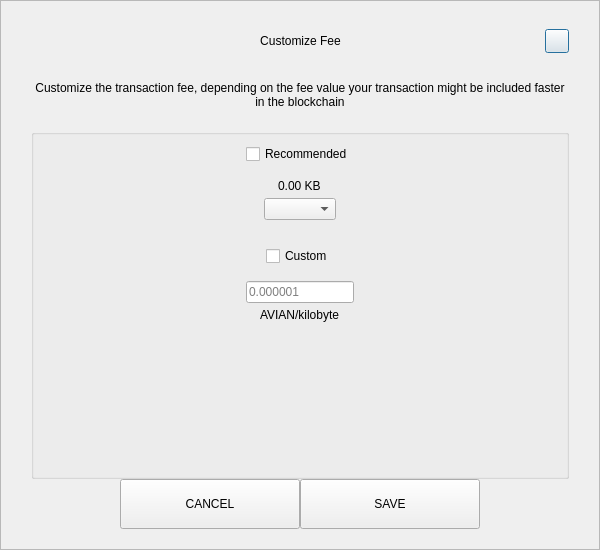
<?xml version="1.0" encoding="UTF-8"?>
<ui version="4.0">
 <class>SendCustomFeeDialog</class>
 <widget class="QDialog" name="SendCustomFeeDialog">
  <property name="geometry">
   <rect>
    <x>0</x>
    <y>0</y>
    <width>600</width>
    <height>550</height>
   </rect>
  </property>
  <property name="windowTitle">
   <string>Form</string>
  </property>
  <layout class="QVBoxLayout" name="verticalLayout_3">
   <property name="spacing">
    <number>0</number>
   </property>
   <property name="leftMargin">
    <number>0</number>
   </property>
   <property name="topMargin">
    <number>0</number>
   </property>
   <property name="rightMargin">
    <number>0</number>
   </property>
   <property name="bottomMargin">
    <number>0</number>
   </property>
   <item>
    <widget class="QFrame" name="frame">
     <property name="styleSheet">
      <string notr="true"/>
     </property>
     <property name="frameShape">
      <enum>QFrame::StyledPanel</enum>
     </property>
     <property name="frameShadow">
      <enum>QFrame::Raised</enum>
     </property>
     <layout class="QVBoxLayout" name="verticalLayout_2">
      <property name="spacing">
       <number>0</number>
      </property>
      <property name="leftMargin">
       <number>30</number>
      </property>
      <property name="topMargin">
       <number>20</number>
      </property>
      <property name="rightMargin">
       <number>30</number>
      </property>
      <property name="bottomMargin">
       <number>20</number>
      </property>
      <item>
       <layout class="QHBoxLayout" name="horizontalLayout_3">
        <property name="spacing">
         <number>0</number>
        </property>
        <item>
         <spacer name="horizontalSpacer_21">
          <property name="orientation">
           <enum>Qt::Horizontal</enum>
          </property>
          <property name="sizeHint" stdset="0">
           <size>
            <width>40</width>
            <height>20</height>
           </size>
          </property>
         </spacer>
        </item>
        <item>
         <widget class="QLabel" name="labelTitle">
          <property name="minimumSize">
           <size>
            <width>0</width>
            <height>40</height>
           </size>
          </property>
          <property name="maximumSize">
           <size>
            <width>16777215</width>
            <height>40</height>
           </size>
          </property>
          <property name="styleSheet">
           <string notr="true">padding-left:24px;</string>
          </property>
          <property name="text">
           <string>Customize Fee</string>
          </property>
          <property name="alignment">
           <set>Qt::AlignCenter</set>
          </property>
          <property name="margin">
           <number>7</number>
          </property>
         </widget>
        </item>
        <item>
         <spacer name="horizontalSpacer">
          <property name="orientation">
           <enum>Qt::Horizontal</enum>
          </property>
          <property name="sizeHint" stdset="0">
           <size>
            <width>40</width>
            <height>20</height>
           </size>
          </property>
         </spacer>
        </item>
        <item>
         <widget class="QPushButton" name="btnEsc">
          <property name="minimumSize">
           <size>
            <width>24</width>
            <height>24</height>
           </size>
          </property>
          <property name="maximumSize">
           <size>
            <width>24</width>
            <height>24</height>
           </size>
          </property>
          <property name="text">
           <string/>
          </property>
         </widget>
        </item>
       </layout>
      </item>
      <item>
       <spacer name="verticalSpacer_2">
        <property name="orientation">
         <enum>Qt::Vertical</enum>
        </property>
        <property name="sizeType">
         <enum>QSizePolicy::Fixed</enum>
        </property>
        <property name="sizeHint" stdset="0">
         <size>
          <width>20</width>
          <height>20</height>
         </size>
        </property>
       </spacer>
      </item>
      <item>
       <widget class="QLabel" name="labelMessage">
        <property name="text">
         <string>Customize the transaction fee, depending on the fee value your transaction might be included faster in the blockchain</string>
        </property>
        <property name="alignment">
         <set>Qt::AlignCenter</set>
        </property>
        <property name="wordWrap">
         <bool>true</bool>
        </property>
       </widget>
      </item>
      <item>
       <spacer name="verticalSpacer_3">
        <property name="orientation">
         <enum>Qt::Vertical</enum>
        </property>
        <property name="sizeType">
         <enum>QSizePolicy::Fixed</enum>
        </property>
        <property name="sizeHint" stdset="0">
         <size>
          <width>20</width>
          <height>20</height>
         </size>
        </property>
       </spacer>
      </item>
      <item>
       <widget class="QGroupBox" name="groupBox">
        <property name="title">
         <string/>
        </property>
        <layout class="QVBoxLayout" name="verticalLayout">
         <property name="leftMargin">
          <number>12</number>
         </property>
         <property name="rightMargin">
          <number>12</number>
         </property>
         <item>
          <layout class="QVBoxLayout" name="verticalLayout_4">
           <property name="spacing">
            <number>5</number>
           </property>
           <item alignment="Qt::AlignHCenter">
            <widget class="QCheckBox" name="checkBoxRecommended">
             <property name="text">
              <string>Recommended</string>
             </property>
            </widget>
           </item>
           <item>
            <spacer name="verticalSpacer_5">
             <property name="orientation">
              <enum>Qt::Vertical</enum>
             </property>
             <property name="sizeType">
              <enum>QSizePolicy::Fixed</enum>
             </property>
             <property name="sizeHint" stdset="0">
              <size>
               <width>20</width>
               <height>10</height>
              </size>
             </property>
            </spacer>
           </item>
           <item alignment="Qt::AlignHCenter">
            <widget class="QLabel" name="labelFee">
             <property name="text">
              <string>0.00 KB</string>
             </property>
            </widget>
           </item>
           <item alignment="Qt::AlignHCenter">
            <widget class="QComboBox" name="comboBoxRecommended"/>
           </item>
          </layout>
         </item>
         <item>
          <spacer name="verticalSpacer">
           <property name="orientation">
            <enum>Qt::Vertical</enum>
           </property>
           <property name="sizeType">
            <enum>QSizePolicy::Fixed</enum>
           </property>
           <property name="sizeHint" stdset="0">
            <size>
             <width>20</width>
             <height>20</height>
            </size>
           </property>
          </spacer>
         </item>
         <item>
          <layout class="QVBoxLayout" name="verticalLayout_5">
           <property name="spacing">
            <number>5</number>
           </property>
           <item alignment="Qt::AlignHCenter">
            <widget class="QCheckBox" name="checkBoxCustom">
             <property name="text">
              <string>Custom</string>
             </property>
            </widget>
           </item>
           <item>
            <spacer name="verticalSpacer_6">
             <property name="orientation">
              <enum>Qt::Vertical</enum>
             </property>
             <property name="sizeType">
              <enum>QSizePolicy::Fixed</enum>
             </property>
             <property name="sizeHint" stdset="0">
              <size>
               <width>20</width>
               <height>10</height>
              </size>
             </property>
            </spacer>
           </item>
           <item alignment="Qt::AlignHCenter">
            <widget class="QLineEdit" name="lineEditCustomFee">
             <property name="placeholderText">
              <string notr="true">0.000001</string>
             </property>
            </widget>
           </item>
           <item alignment="Qt::AlignHCenter">
            <widget class="QLabel" name="labelCustomFee">
             <property name="text">
              <string>AVIAN/kilobyte</string>
             </property>
            </widget>
           </item>
          </layout>
         </item>
         <item>
          <spacer name="verticalSpacer_4">
           <property name="orientation">
            <enum>Qt::Vertical</enum>
           </property>
           <property name="sizeHint" stdset="0">
            <size>
             <width>20</width>
             <height>40</height>
            </size>
           </property>
          </spacer>
         </item>
        </layout>
       </widget>
      </item>
      <item>
       <layout class="QHBoxLayout" name="horizontalLayout" stretch="1,2,2,1">
        <item>
         <spacer name="horizontalSpacer1">
          <property name="orientation">
           <enum>Qt::Horizontal</enum>
          </property>
          <property name="sizeHint" stdset="0">
           <size>
            <width>40</width>
            <height>20</height>
           </size>
          </property>
         </spacer>
        </item>
        <item>
         <widget class="QPushButton" name="btnCancel">
          <property name="minimumSize">
           <size>
            <width>180</width>
            <height>50</height>
           </size>
          </property>
          <property name="focusPolicy">
           <enum>Qt::NoFocus</enum>
          </property>
          <property name="text">
           <string>CANCEL</string>
          </property>
         </widget>
        </item>
        <item>
         <widget class="QPushButton" name="btnSave">
          <property name="minimumSize">
           <size>
            <width>180</width>
            <height>50</height>
           </size>
          </property>
          <property name="focusPolicy">
           <enum>Qt::NoFocus</enum>
          </property>
          <property name="text">
           <string>SAVE</string>
          </property>
         </widget>
        </item>
        <item>
         <spacer name="horizontalSpacer_2">
          <property name="orientation">
           <enum>Qt::Horizontal</enum>
          </property>
          <property name="sizeHint" stdset="0">
           <size>
            <width>40</width>
            <height>20</height>
           </size>
          </property>
         </spacer>
        </item>
       </layout>
      </item>
     </layout>
    </widget>
   </item>
  </layout>
 </widget>
 <resources/>
 <connections/>
</ui>
